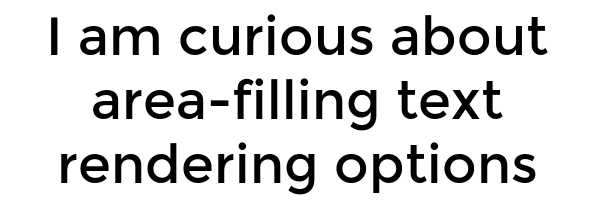
#> input picture images2/img_txt1.png, 600 x 200 px
$ jupyter execute Group16_experiments.ipynb   (older library calls are emulated)
#> lines starting #> are read from the running program, lines starting #| are printed output that depends on the picture; after the words box and inside, x2 and y2 are one past the last pixel; in counts of white or black regions, pixels touching at a corner belong together
[cell 1]
import cv2
from scipy.signal import find_peaks
import numpy as np

import matplotlib.pyplot as plt

### 1. Counting lines and words in a Document image using Connected Component Labelling

[cell 2]
img = cv2.imread('./images2/img_txt1.png',0)
#> img is the input picture: shape (200, 600); min 0, max 255, mean 218.3
ret, thresh = cv2.threshold(img,0,255,cv2.THRESH_BINARY+cv2.THRESH_OTSU)
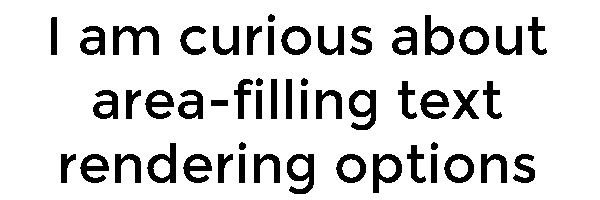
#> thresh: shape (200, 600); 85.5% white; 52 black regions, largest, box (x1, y1, x2, y2) and area: (113, 26, 159, 55) 647, (349, 90, 376, 130) 590, (287, 154, 314, 194) 590
#> ret = 132

[cell 3]
plt.figure(figsize=(20,20))
plt.subplot(221)
plt.imshow(img, cmap='gray')
plt.title('Original image')
plt.subplot(222)
plt.imshow(thresh, cmap='gray')
plt.title('Thresholded image')
plt.show()

[cell 4]
# Horizontal kernel
h_kernel = np.ones((5,25), np.uint8)

#Perform line erosion
erosion = cv2.erode(thresh, h_kernel, iterations=1)
#> erosion: shape (200, 600); 56.4% white; 3 black regions, box (x1, y1, x2, y2) and area: (49, 140, 547, 196) 18349, (39, 12, 559, 57) 18054, (81, 76, 514, 132) 15874

# Connected Component Labelling
# Foregroung of the image should be white, otherwise need to ~the eroded img
connectivity = 8
total_labels, labels, stats, centroids  = cv2.connectedComponentsWithStats(~erosion, connectivity, cv2.CV_32S)
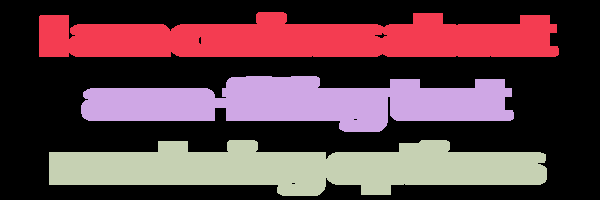
#> labels: shape (200, 600) int32; 4 distinct labels, from 0 to 3; one colour per label, 0 black
#> total_labels = 4; stats = [[0, 0, 600, 200, 67723], [39, 12, 520, 45, 18054], [81, 76, 433, 56, 15874], [49, 140, 498, 56, 18349]]; centroids = [[299.2, 96.64], [299.1, 38.58], [302.5, 102.4], [298.4, 167.5]]

# Subtract background from total_labels
print(total_labels-1)
#| 3

[cell 5]
# Visualizing detected lines

colors = np.random.randint(0, 255, size=(total_labels, 3), dtype = np.uint8)
#> colors = [[172, 10, 127], [140, 47, 170], [196, 151, 117], [166, 22, 183]]

# mark background as 0
colors[0] = [0, 0, 0]

colored_components = colors[labels]
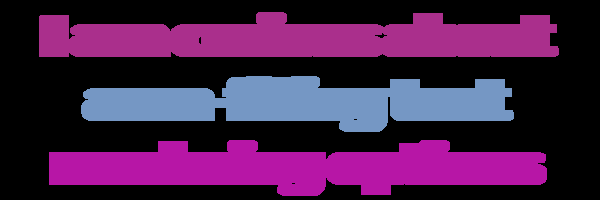
#> colored_components: shape (200, 600, 3); mean of channels 0, 1, 2 72.4, 30.4, 69; drawn as B, G, R

plt.imshow(colored_components, cmap='gray')
plt.title('Detected lines')

[cell 6]
# Counting words
w_kernel = np.ones((5,15), np.uint8)
word_erosion = cv2.erode(thresh, w_kernel, iterations=1)
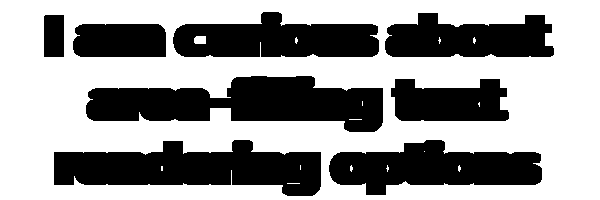
#> word_erosion: shape (200, 600); 60.3% white; 8 black regions, largest, box (x1, y1, x2, y2) and area: (86, 76, 383, 132) 10492, (54, 140, 321, 196) 9530, (329, 140, 542, 195) 7391
total_labels, labels, stats, centroids  = cv2.connectedComponentsWithStats(~word_erosion,4, cv2.CV_32S)
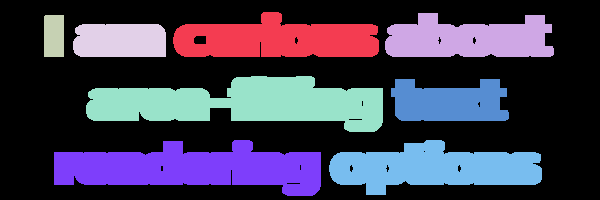
#> labels: shape (200, 600) int32; 9 distinct labels, from 0 to 8; one colour per label, 0 black
#> total_labels = 9; stats = [[0, 0, 600, 200, 72415], [173, 12, 206, 45, 6717], [385, 13, 169, 44, 5661], [44, 15, 20, 42, 839], [73, 24, 93, 33, 2966], [86, 76, 297, 56, 10492], [391, 79, 118, 42, 3989], [54, 140, 267, 56, 9530], [329, 140, 213, 55, 7391]]; centroids = [[298.7, 96.52], [277, 39.15], [468.6, 38.53], [53.51, 35.52], [119.8, 40.21], [244.1, 102.8], [448.9, 102], [192.8, 167.8], [433.6, 167.3]]

print(total_labels-1)
#| 8

colors = np.random.randint(0, 255, size=(total_labels, 3), dtype = np.uint8)
#> colors = [[192, 204, 33], [216, 67, 179], [78, 154, 251], [82, 162, 219], [195, 118, 125], [139, 103, 125], [229, 216, 9], [164, 116, 108], [211, 222, 161]]
colors[0] = [0, 0, 0]

colored_components = colors[labels]
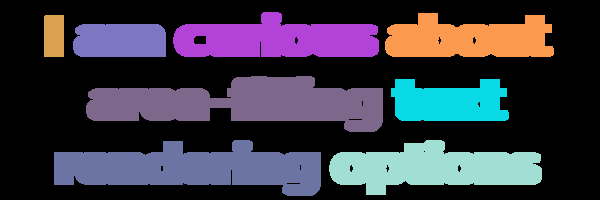
#> colored_components: shape (200, 600, 3); mean of channels 0, 1, 2 66.9, 54.1, 56.2; drawn as B, G, R
plt.imshow(colored_components, cmap='gray')
plt.title('Detected Words')

### 2. Character extraction from image

[cell 7]
gray = cv2.imread('./images2/img_txt_extract.png',0)
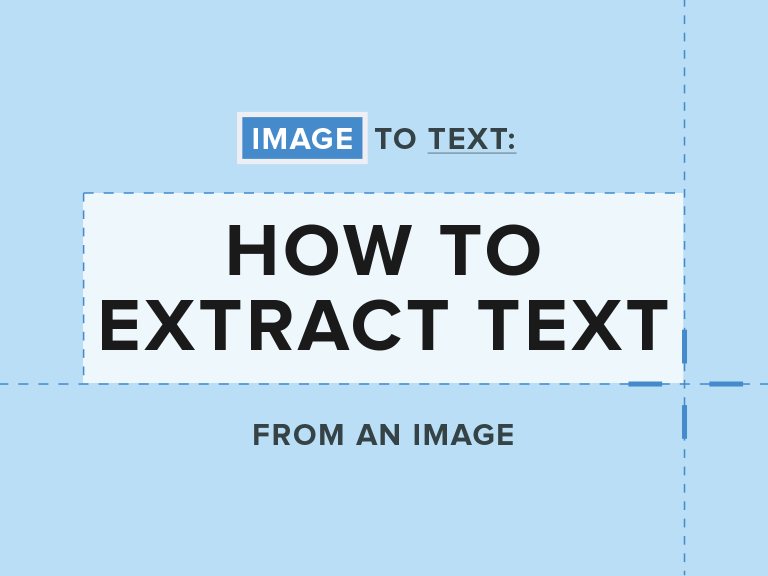
#> input picture images2/img_txt_extract.png, 1536 x 1152 px (shown at 1/2 size)
#> gray: shape (1152, 1536); min 26, max 255, mean 209.7
plt.imshow(gray, cmap='gray')

[cell 8]
# 1. Primary operations : image decomposition

# Kernel
kernel = cv2.getStructuringElement(cv2.MORPH_ELLIPSE, (3,3))

# Closing
clos = cv2.morphologyEx(gray, cv2.MORPH_CLOSE, kernel, iterations = 10)
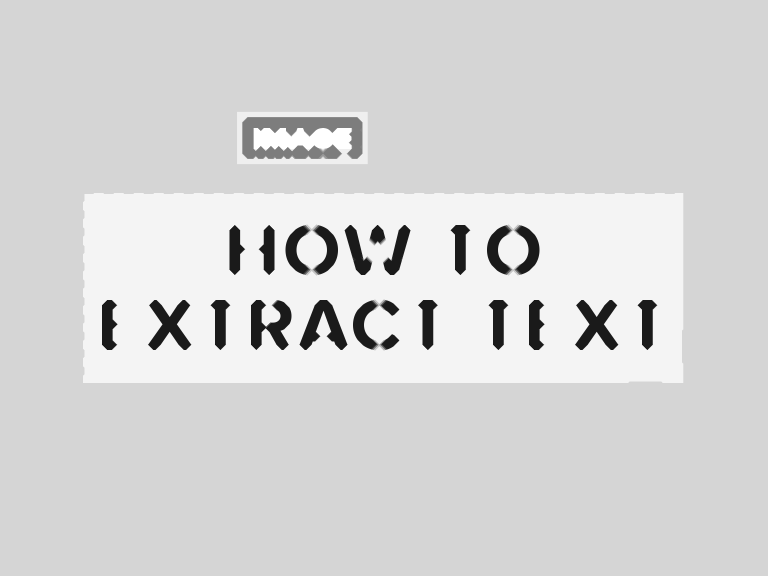
#> clos: shape (1152, 1536) (shown at 1/2 size); min 26, max 255, mean 213.8

# Difference and thresholding
diff = gray-clos
ret, thresh = cv2.threshold(diff,0,255,cv2.THRESH_BINARY+cv2.THRESH_OTSU)
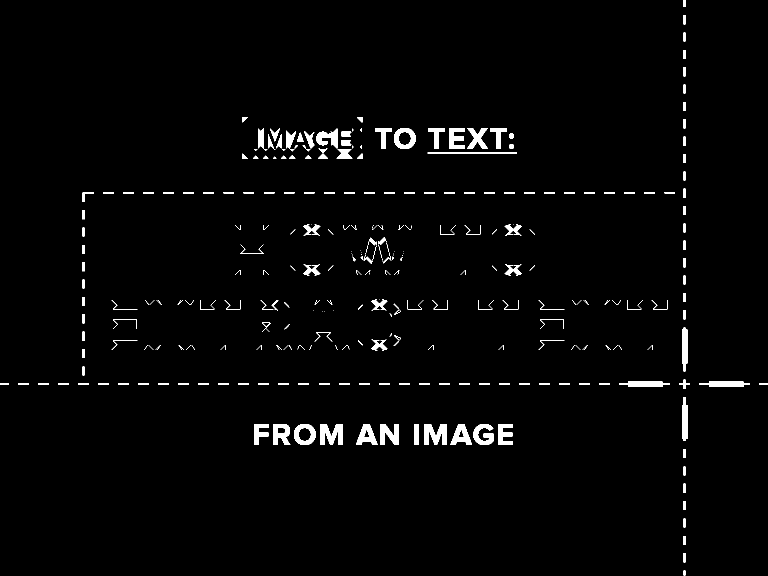
#> thresh: shape (1152, 1536) (shown at 1/2 size); 2.1% white; 301 white regions (75 under 20 px), largest, box (x1, y1, x2, y2) and area: (640, 848, 685, 890) 1333, (849, 848, 894, 890) 1333, (761, 848, 798, 890) 1075
#> ret = 74

[cell 9]
# 2. Feature emphasis

# opening
opening = cv2.morphologyEx(thresh, cv2.MORPH_CLOSE, kernel, iterations = 10)
#> opening: shape (1152, 1536); 3.2% white; 216 white regions (15 under 20 px), largest, box (x1, y1, x2, y2) and area: (829, 848, 1026, 890) 7121, (508, 257, 707, 318) 6665, (855, 256, 1034, 307) 6281
# dilation
dilation = cv2.dilate(opening, kernel, iterations=10)
#> dilation: shape (1152, 1536); 12.6% white; 57 white regions, largest, box (x1, y1, x2, y2) and area: (0, 0, 1536, 1152) 84751, (474, 224, 735, 328) 16800, (845, 246, 1044, 317) 12503
# opening
opening2 = cv2.morphologyEx(dilation, cv2.MORPH_CLOSE, kernel, iterations = 10)
#> opening2: shape (1152, 1536); 13% white; 31 white regions, largest, box (x1, y1, x2, y2) and area: (0, 0, 1536, 1152) 89136, (474, 224, 1044, 328) 35948, (498, 838, 1036, 900) 29440

E_i = opening2 * gray
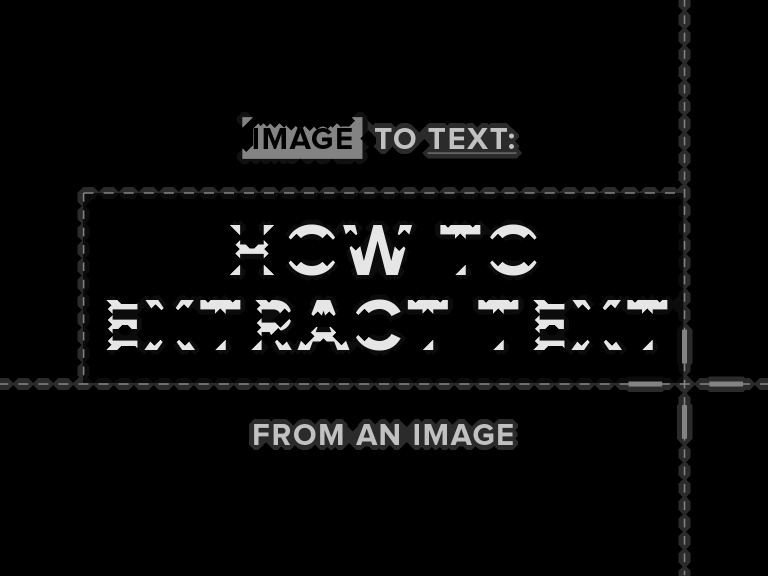
#> E_i: shape (1152, 1536) (shown at 1/2 size); min 0, max 230, mean 10.6
plt.imshow(E_i, cmap='gray')
